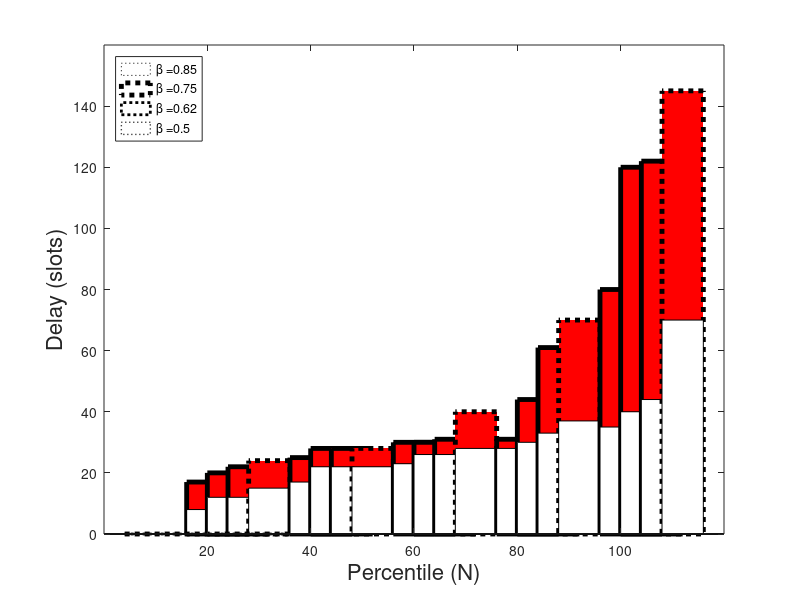

The MATLAB script that drew this image: (Note: this script raises an error after producing the figure.)
% Group data for clients and their fathers
%high load delay here so it is the father


data1_new = [17,20,22,24]; %0.85
data2_new = [25,28,28,28];
data3_new = [30,30,31,40];
data4_new = [31,44,61,70];
data5_new=[80,120,122,145];

data1 = [8,12,12,15];
data2 = [17,22,22,22];
data3 = [23,26,26,28];
data4 = [28,30,33,37];
data5=[35,40,44,70];
% X-axis labels (categories)
%categories = {'20', '40', '60','80','100'};


categories = {'20', '40', '60','80','100'};
clientData = [data1; data2; data3;data4;data5];
fatherData = [data1_new; data2_new; data3_new;data4_new;data5_new];

% Define standard colors for the bars
clientColors = {'w', 'w', 'w','w'};
fatherColors = {'r', 'r', 'r','r'};
% Create the grouped bar plot
figure;

% Initialize an array to store the legends
legends = cell(1, 4);
x = 1:numel(categories);
widths=[0.1,3.5,2,1];
styles=['-' , '--' , ':' , '-.'];
barWidth=0.2;
for i = 1:numel(categories)
    xPosition = x(i);
    
    % Plot bars for clients
    for j = 1:4
        clientValue = clientData(i, j);
        fatherValue = fatherData(i, j);
        
        
        
        % Set the legend labels for the client part
        
        
        % Plot the difference (father's part) with a different color
        bar(xPosition + (j - 1) * barWidth, fatherValue, barWidth, 'FaceColor', fatherColors{j},'LineStyle', styles(j),'LineWidth', 3.5);
        %h = bar(xPosition + (j - 1) * barWidth, fatherValue, barWidth, 'FaceColor', 'none', 'EdgeColor', 'k', 'EdgePattern', [5 5]);
        if(i==j)
            legends{i} = ['Client ' num2str(i)];
            %legends{j} = ['Client ' num2str(j) ' (' clientColors{j} ' Color)'];
        end
        hold on;
        % Plot the bar for the client with its respective color
        bar(xPosition + (j - 1) * barWidth, clientValue, barWidth, 'FaceColor', clientColors{j},'LineWidth',0.1);
        
        hold on;
    end
    
end

% Set labels and a custom legend
xlabel('Percentile (N)', 'fontsize', 16)
%ylabel('Overhead (kbps)', 'fontsize', 16);
set(gca,'YTick',0:20:150)
set(gca,'YTickLabel',0:20:150)
ylabel('Delay (slots)', 'fontsize', 16);
set(gca, 'XTick', x);
set(gca, 'XTickLabel', categories);

% Create a custom legend with only the client labels
h = zeros(1, 4);
legendMarkers = cell(1, 4);
betas=[0.85,0.75,0.62,0.5];
for i = 1:4
    h(i) = bar(NaN);
    legendMarkers{i} = ['\beta =' num2str(betas(i))];
    set(h(i), 'FaceColor', clientColors{i},'LineStyle', ':','LineWidth', widths(i));
end
legend(h, legendMarkers, 'Location', 'northwest');
set(lgd, 'FontSize', 14);
legend boxoff
%print -f -depsc -tiff confinterval_delays_new.eps
